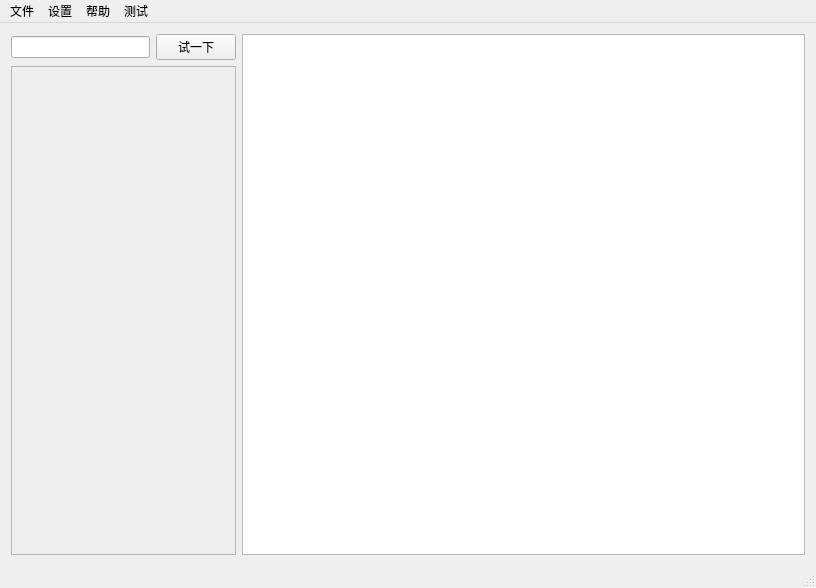
<?xml version="1.0" encoding="UTF-8"?>
<ui version="4.0">
 <class>Abbreviation</class>
 <widget class="QMainWindow" name="Abbreviation">
  <property name="windowModality">
   <enum>Qt::NonModal</enum>
  </property>
  <property name="geometry">
   <rect>
    <x>0</x>
    <y>0</y>
    <width>816</width>
    <height>588</height>
   </rect>
  </property>
  <property name="windowTitle">
   <string>Abbreviation</string>
  </property>
  <property name="layoutDirection">
   <enum>Qt::LeftToRight</enum>
  </property>
  <property name="styleSheet">
   <string notr="true">font: 16pt &quot;楷体&quot;;</string>
  </property>
  <widget class="QWidget" name="centralWidget">
   <layout class="QGridLayout" name="gridLayout">
    <item row="0" column="0">
     <layout class="QHBoxLayout" name="horizontalLayout" stretch="2,5">
      <property name="sizeConstraint">
       <enum>QLayout::SetNoConstraint</enum>
      </property>
      <item>
       <layout class="QVBoxLayout" name="verticalLayout">
        <item>
         <layout class="QHBoxLayout" name="horizontalLayout_2">
          <property name="leftMargin">
           <number>0</number>
          </property>
          <property name="topMargin">
           <number>0</number>
          </property>
          <property name="rightMargin">
           <number>0</number>
          </property>
          <property name="bottomMargin">
           <number>0</number>
          </property>
          <item>
           <widget class="QLineEdit" name="lineEdit_search"/>
          </item>
          <item>
           <widget class="QPushButton" name="pushButton_try">
            <property name="text">
             <string>试一下</string>
            </property>
           </widget>
          </item>
         </layout>
        </item>
        <item>
         <widget class="QScrollArea" name="scrollArea_abbreDisplay">
          <property name="verticalScrollBarPolicy">
           <enum>Qt::ScrollBarAsNeeded</enum>
          </property>
          <property name="horizontalScrollBarPolicy">
           <enum>Qt::ScrollBarAsNeeded</enum>
          </property>
          <property name="sizeAdjustPolicy">
           <enum>QAbstractScrollArea::AdjustToContents</enum>
          </property>
          <property name="widgetResizable">
           <bool>true</bool>
          </property>
          <widget class="QWidget" name="scrollAreaWidgetContents">
           <property name="geometry">
            <rect>
             <x>0</x>
             <y>0</y>
             <width>222</width>
             <height>474</height>
            </rect>
           </property>
           <layout class="QVBoxLayout" name="verticalLayout_abbreButton">
            <item>
             <spacer name="verticalSpacer">
              <property name="orientation">
               <enum>Qt::Vertical</enum>
              </property>
              <property name="sizeHint" stdset="0">
               <size>
                <width>20</width>
                <height>40</height>
               </size>
              </property>
             </spacer>
            </item>
           </layout>
           <zorder>verticalSpacer</zorder>
          </widget>
         </widget>
        </item>
       </layout>
      </item>
      <item>
       <widget class="QTextBrowser" name="textBrowser_main">
        <property name="enabled">
         <bool>true</bool>
        </property>
       </widget>
      </item>
     </layout>
    </item>
   </layout>
  </widget>
  <widget class="QStatusBar" name="statusBar"/>
  <widget class="QMenuBar" name="menuBar">
   <property name="geometry">
    <rect>
     <x>0</x>
     <y>0</y>
     <width>816</width>
     <height>27</height>
    </rect>
   </property>
   <property name="nativeMenuBar">
    <bool>false</bool>
   </property>
   <widget class="QMenu" name="menu_help">
    <property name="title">
     <string>帮助</string>
    </property>
    <addaction name="action_helpUse"/>
   </widget>
   <widget class="QMenu" name="menu_content">
    <property name="title">
     <string>设置</string>
    </property>
    <addaction name="action_set_content"/>
    <addaction name="action_fontAdd"/>
    <addaction name="action_fontDec"/>
   </widget>
   <widget class="QMenu" name="menu_test">
    <property name="title">
     <string>测试</string>
    </property>
    <addaction name="action_add_button"/>
    <addaction name="action_text_show"/>
    <addaction name="action_fileProTest"/>
    <addaction name="action_test"/>
   </widget>
   <widget class="QMenu" name="menu">
    <property name="title">
     <string>文件</string>
    </property>
    <addaction name="action_scan"/>
   </widget>
   <addaction name="menu"/>
   <addaction name="menu_content"/>
   <addaction name="menu_help"/>
   <addaction name="menu_test"/>
  </widget>
  <action name="action_add_button">
   <property name="text">
    <string>新增按钮</string>
   </property>
  </action>
  <action name="action_text_show">
   <property name="text">
    <string>文本显示</string>
   </property>
  </action>
  <action name="action_set_content">
   <property name="text">
    <string>设置目录</string>
   </property>
  </action>
  <action name="action_scan">
   <property name="text">
    <string>扫描</string>
   </property>
  </action>
  <action name="action_fileProTest">
   <property name="text">
    <string>文本处理测试</string>
   </property>
  </action>
  <action name="action_test">
   <property name="text">
    <string>测试</string>
   </property>
  </action>
  <action name="action_helpUse">
   <property name="text">
    <string>如何使用</string>
   </property>
  </action>
  <action name="action_fontAdd">
   <property name="text">
    <string>字体+</string>
   </property>
  </action>
  <action name="action_fontDec">
   <property name="text">
    <string>字体-</string>
   </property>
  </action>
 </widget>
 <layoutdefault spacing="6" margin="11"/>
 <resources/>
 <connections/>
</ui>
